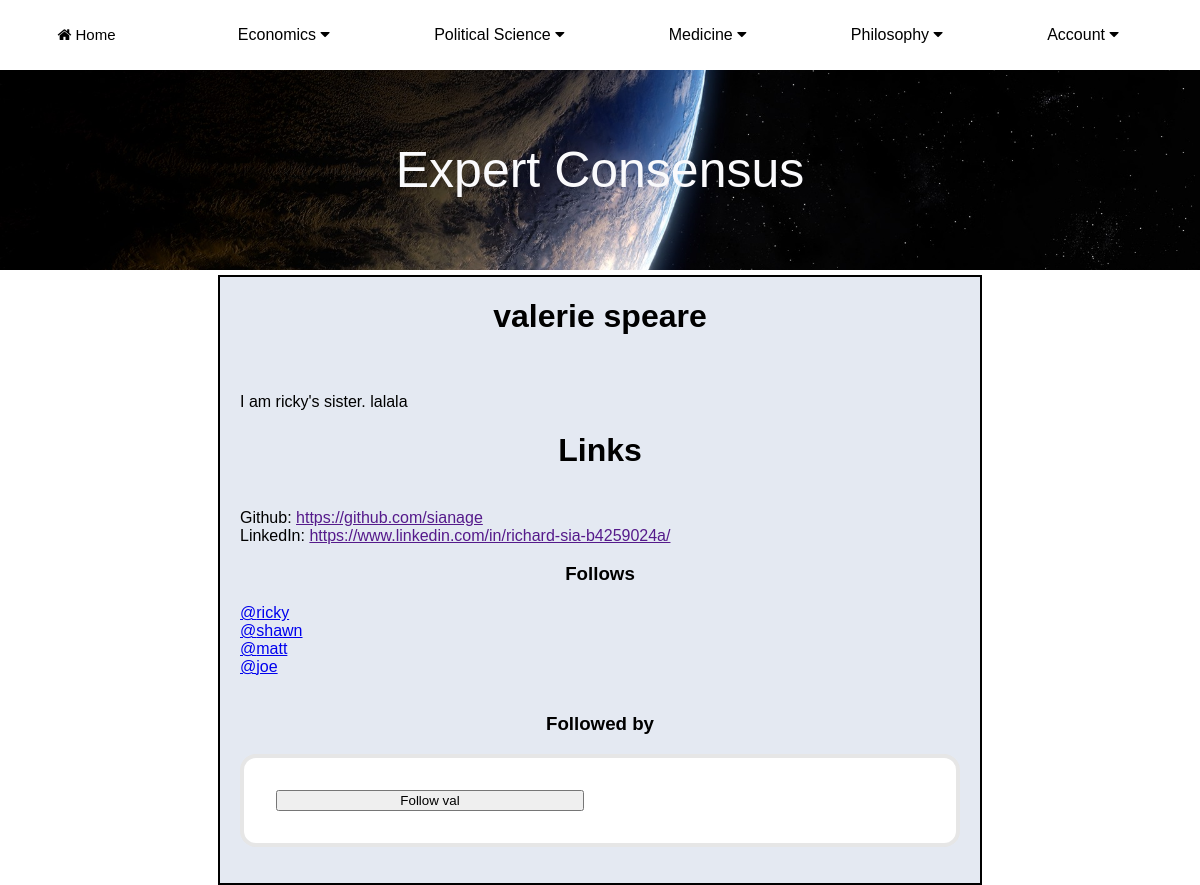
/Members23/profile/ (signed in), run on the app's committed database.
### MainApp/models.py (models this page shows, shortened)
class Profile(models.Model):
    field1 = "philosophy"
    field2 = "economics"
    field3 = "medicine"
    field4 = "political_science"
    fields = ((field1, 'Philosophy'), (field2, "Economics"),
              (field3, "Medicine"), (field4, "Political Science"),)
    user = models.OneToOneField(User, null=True, on_delete=models.CASCADE)
    follows = models.ManyToManyField("self",
                                     related_name="followed_by",
                                     symmetrical=False,
                                     blank=True)
    field = models.CharField(max_length=30, choices=fields, default="No Field Selected")
    bio = models.TextField(default='')
    profile_picture = models.ImageField(null=True, blank=True, upload_to="images/profile/")
    github_url = models.CharField(max_length=255, null=True, blank=True)
    linkedin_url = models.CharField(max_length=255, null=True, blank=True)
    def __str__(self):
        return f"{self.user.username}"

### Members/views.py (the view, shortened to what this page needs)
# urls.py: path('<int:pk>/profile/', views.ProfileView, name="profile_page"),
def ProfileView(request, pk):
    if request.user.is_authenticated:
        profile = profile = get_object_or_404(Profile, id=pk)
        return render(request, 'registration/user_profile.html', {'profile':profile})
    else:
        return redirect('MainApp:home')

### Members/templates/registration/user_profile.html (shortened to what this page needs)
{% extends "MainApp/base.html" %}
{% load static %}
{% block content %}
<div id="user_profile">
    <h1>{{ profile.user.first_name }} {{profile.user.last_name }}</h1>
    {{ profile.bio|ljust:10|striptags|safe|linebreaksbr }}
    <h1><strong>Links</strong></h1>
    Github: <a href="{{ profile.user.github_url }}">https://github.com/sianage</a>
    LinkedIn: <a href="{{ profile.user.linkedin_url }}">https://www.linkedin.com/in/richard-sia-b4259024a/</a>
    <h3>Follows</h3>
    {% for following in profile.follows.all %}
        <a href="{% url 'profile_page' following.user.profile.id %}">@{{ following }}</a><br>
    {% endfor %}
    <br>
    <h3>Followed by</h3>
    <form method="post">
        {% if profile in user.profile.follows.all %}
        <button class="btn" name="follow" value="unfollow"
                type="submit">Unfollow {{ profile.user.username }}</button>
        {% else %}
                <button class="btn" name="follow" value="follow"
                type="submit">Follow {{ profile.user.username }}</button>
        {% endif %}
    </form>
</div>
{% endblock %}

### MainApp/static/style.css (style rules this page uses)
body { margin: 0; padding: 0; background: white; font-family: arial; }
#user_profile { text-align: left; margin: auto; color:black; width: 60%; float: center; padding-bottom: 20px; border: solid 2px; margin-top: 5px; background-color: #e4e9f2; padding-left: 20px; padding-right: 20px; }
h1 { color: black; text-align: center; }
h3 { color: black; text-align: center; }
form { box-sizing: border-box; padding: 2rem; border-radius: 1rem; background-color: hsl(0, 0%, 100%); border: 4px solid hsl(0, 0%, 90%); display: grid; grid-template-columns: 1fr 1fr; gap: 2rem; }

### data on the page
Profile: user.first_name "valerie", user.last_name "speare", bio "I am ricky's sister. lalala", user.username "val"
Profile: user.username "ricky"
Profile: user.username "shawn"
Profile: user.username "matt"
Profile: user.username "joe"
